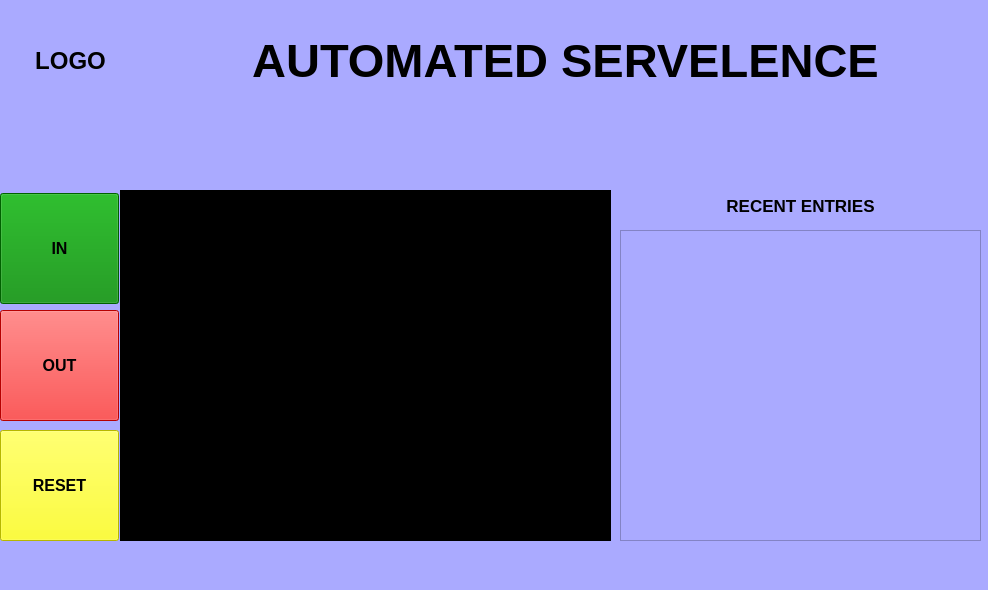
<?xml version="1.0" encoding="UTF-8"?>
<ui version="4.0">
 <class>MainWindow</class>
 <widget class="QMainWindow" name="MainWindow">
  <property name="geometry">
   <rect>
    <x>0</x>
    <y>0</y>
    <width>988</width>
    <height>590</height>
   </rect>
  </property>
  <property name="cursor">
   <cursorShape>ArrowCursor</cursorShape>
  </property>
  <property name="windowTitle">
   <string>MainWindow</string>
  </property>
  <property name="autoFillBackground">
   <bool>false</bool>
  </property>
  <property name="styleSheet">
   <string notr="true">background-color:rgb(170, 170, 255)</string>
  </property>
  <widget class="QWidget" name="centralwidget">
   <widget class="QLabel" name="label">
    <property name="geometry">
     <rect>
      <x>10</x>
      <y>10</y>
      <width>121</width>
      <height>101</height>
     </rect>
    </property>
    <property name="font">
     <font>
      <pointsize>18</pointsize>
      <weight>75</weight>
      <bold>true</bold>
     </font>
    </property>
    <property name="text">
     <string>LOGO</string>
    </property>
    <property name="alignment">
     <set>Qt::AlignCenter</set>
    </property>
   </widget>
   <widget class="QLabel" name="label_2">
    <property name="geometry">
     <rect>
      <x>160</x>
      <y>10</y>
      <width>811</width>
      <height>101</height>
     </rect>
    </property>
    <property name="font">
     <font>
      <pointsize>35</pointsize>
      <weight>75</weight>
      <bold>true</bold>
     </font>
    </property>
    <property name="text">
     <string>AUTOMATED SERVELENCE</string>
    </property>
    <property name="alignment">
     <set>Qt::AlignCenter</set>
    </property>
   </widget>
   <widget class="QLabel" name="display">
    <property name="geometry">
     <rect>
      <x>120</x>
      <y>190</y>
      <width>491</width>
      <height>351</height>
     </rect>
    </property>
    <property name="styleSheet">
     <string notr="true">background-color:rgb(0, 0, 0)</string>
    </property>
    <property name="text">
     <string/>
    </property>
   </widget>
   <widget class="QListView" name="recent">
    <property name="geometry">
     <rect>
      <x>620</x>
      <y>230</y>
      <width>361</width>
      <height>311</height>
     </rect>
    </property>
   </widget>
   <widget class="QLabel" name="label_4">
    <property name="geometry">
     <rect>
      <x>620</x>
      <y>190</y>
      <width>361</width>
      <height>31</height>
     </rect>
    </property>
    <property name="font">
     <font>
      <pointsize>13</pointsize>
      <weight>75</weight>
      <bold>true</bold>
     </font>
    </property>
    <property name="text">
     <string>RECENT ENTRIES</string>
    </property>
    <property name="alignment">
     <set>Qt::AlignCenter</set>
    </property>
   </widget>
   <widget class="QPushButton" name="get_in">
    <property name="geometry">
     <rect>
      <x>0</x>
      <y>193</y>
      <width>119</width>
      <height>111</height>
     </rect>
    </property>
    <property name="font">
     <font>
      <pointsize>12</pointsize>
      <weight>75</weight>
      <bold>true</bold>
     </font>
    </property>
    <property name="cursor">
     <cursorShape>PointingHandCursor</cursorShape>
    </property>
    <property name="styleSheet">
     <string notr="true">background-color:rgb(0, 136, 0)</string>
    </property>
    <property name="text">
     <string>IN</string>
    </property>
   </widget>
   <widget class="QPushButton" name="get_out">
    <property name="geometry">
     <rect>
      <x>0</x>
      <y>310</y>
      <width>119</width>
      <height>111</height>
     </rect>
    </property>
    <property name="font">
     <font>
      <pointsize>12</pointsize>
      <weight>75</weight>
      <bold>true</bold>
     </font>
    </property>
    <property name="cursor">
     <cursorShape>PointingHandCursor</cursorShape>
    </property>
    <property name="styleSheet">
     <string notr="true">background-color:rgb(255, 0, 0)</string>
    </property>
    <property name="text">
     <string>OUT</string>
    </property>
   </widget>
   <widget class="QPushButton" name="reset">
    <property name="geometry">
     <rect>
      <x>0</x>
      <y>430</y>
      <width>119</width>
      <height>111</height>
     </rect>
    </property>
    <property name="font">
     <font>
      <pointsize>12</pointsize>
      <weight>75</weight>
      <bold>true</bold>
     </font>
    </property>
    <property name="cursor">
     <cursorShape>PointingHandCursor</cursorShape>
    </property>
    <property name="styleSheet">
     <string notr="true">background-color:rgb(255, 255, 0)</string>
    </property>
    <property name="text">
     <string>RESET</string>
    </property>
   </widget>
  </widget>
  <widget class="QMenuBar" name="menubar">
   <property name="geometry">
    <rect>
     <x>0</x>
     <y>0</y>
     <width>988</width>
     <height>26</height>
    </rect>
   </property>
  </widget>
  <widget class="QStatusBar" name="statusbar"/>
 </widget>
 <resources/>
 <connections/>
</ui>
